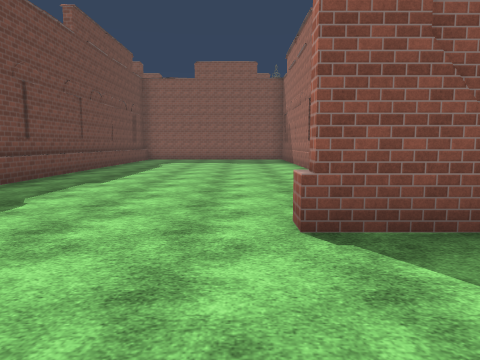
[1] (above)

24 first-person views from a walk through a Unity game level. The camera is 1.5 m above the floor, tilts 6° down and sees 70° across. The floor is counted in squares, 2 m on a side. Each view is taken from the middle of a square. On the plan, view 1 faces up. The plan holds only what a view shows up to about 11 squares ahead; the rest is blank. The place goes on beyond the plan. The player character is not drawn. Some animated figures are not drawn. Surface patterns are stand-ins for the level's own textures.

[2]
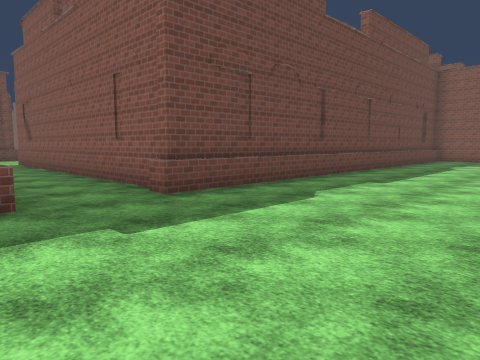

[3]
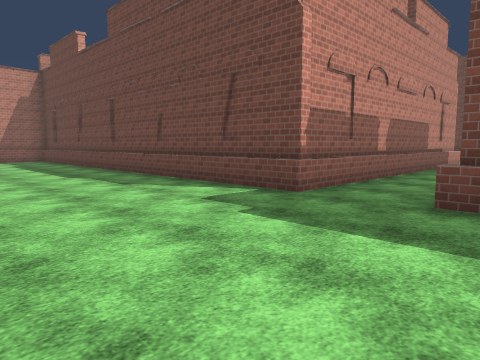

[4]
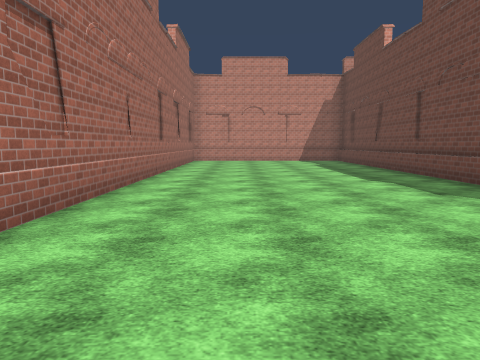

[5]
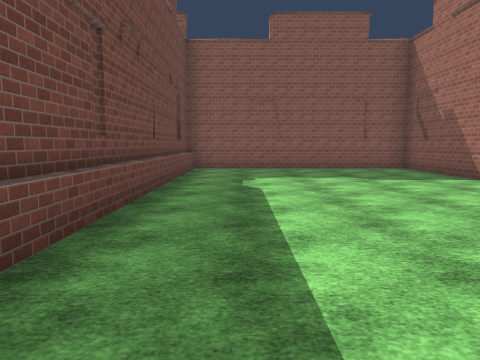

[6]
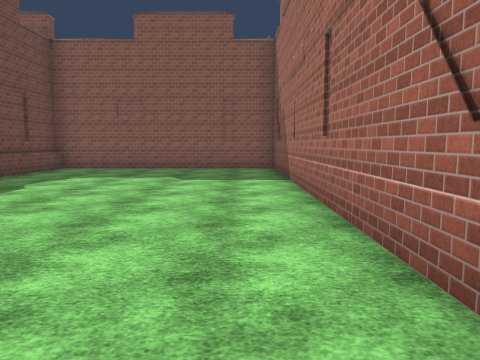

[7]
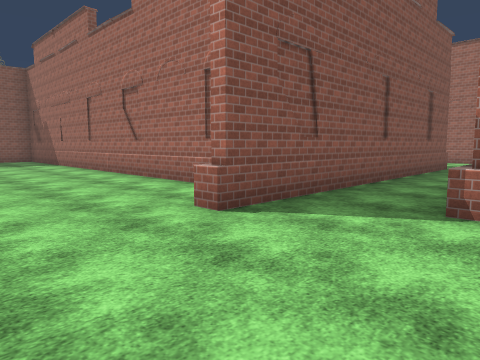

[8]
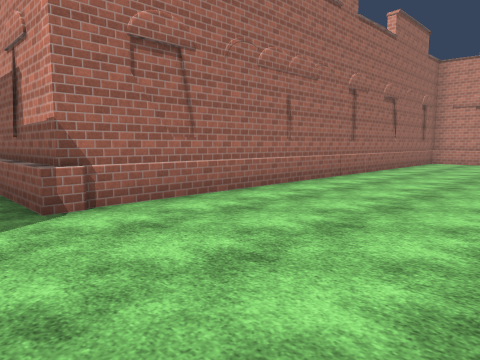

[9]
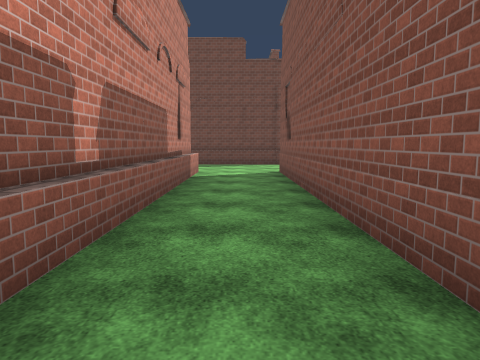

[10]
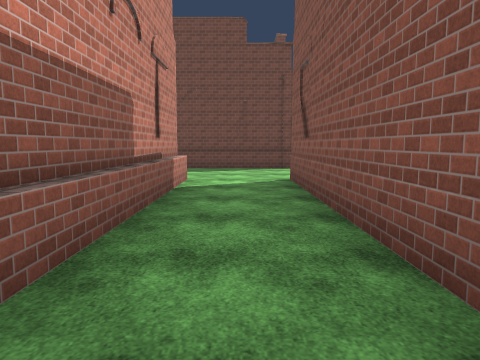

[11]
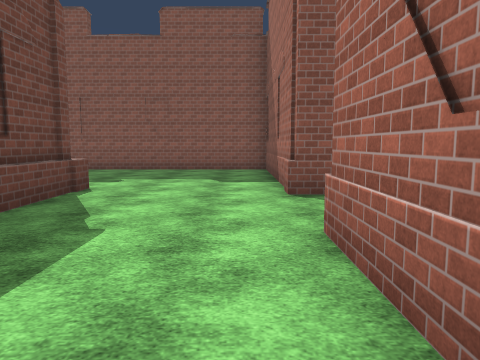

[12]
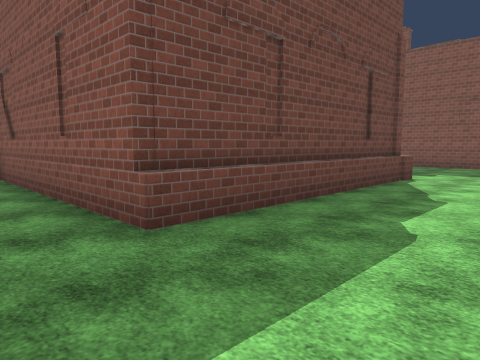

[13]
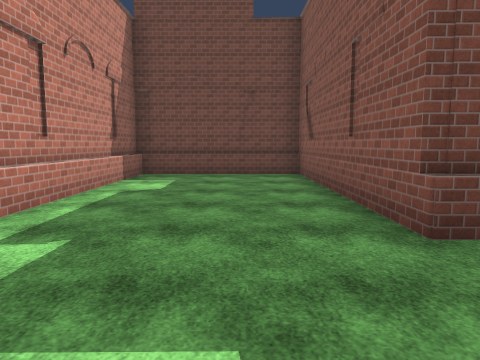

[14]
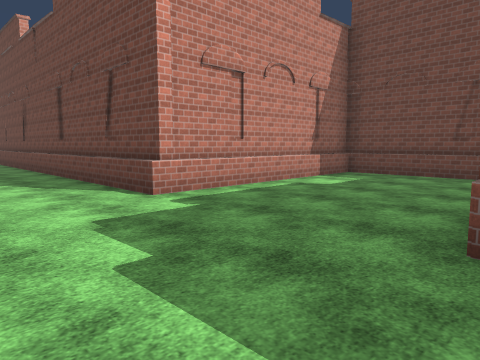

[15]
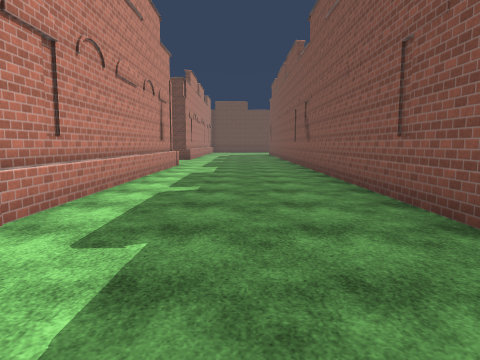

[16]
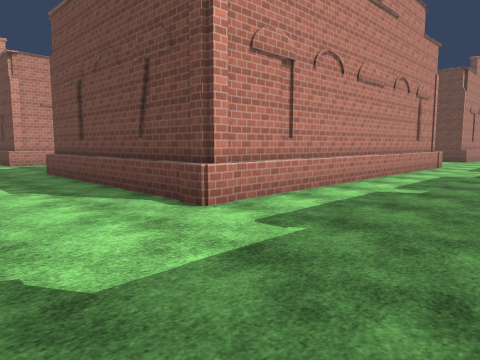

[17]
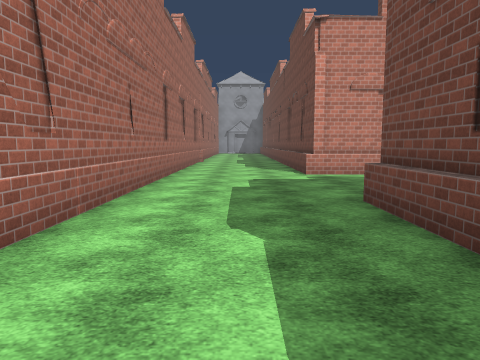

[18]
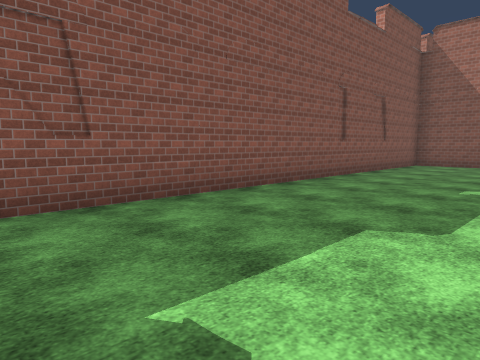

[19]
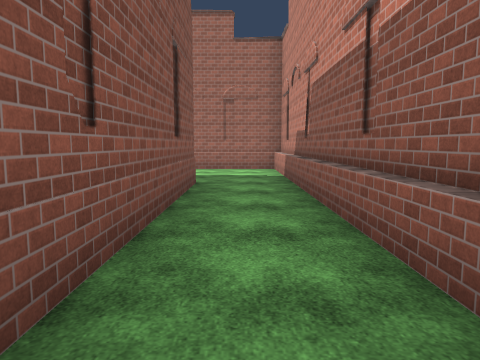

[20]
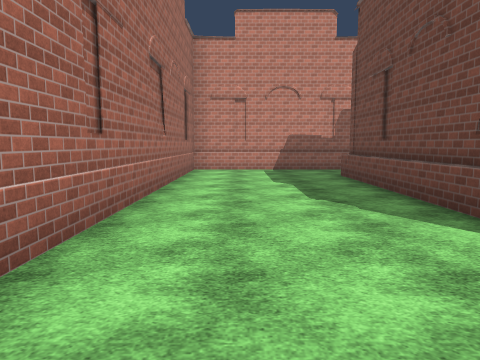

[21]
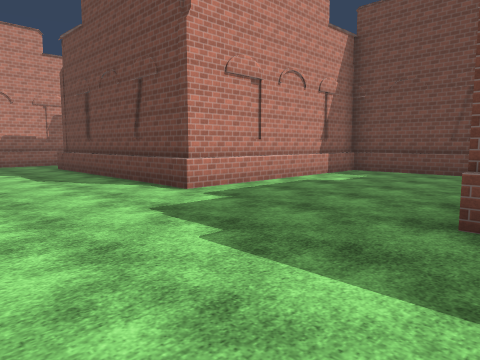

[22]
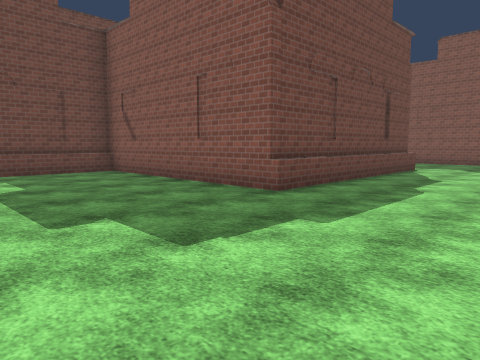

[23]
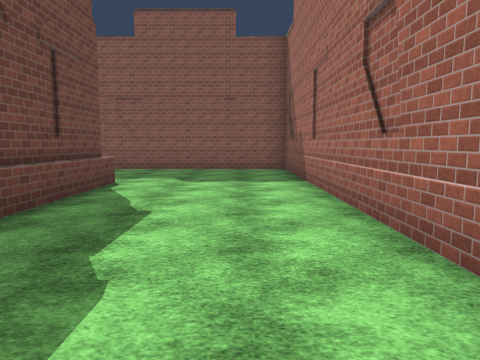

[24]
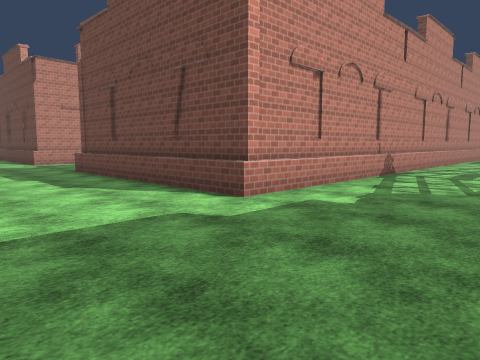

### Floor plan
Points are (right, up) in squares from view 1. A wall is a line through its corners. A room is listed if a view was taken in it or the views show most of it. See-through windows are left out.
Room 1 (views 1, 2, 3, 4, 5, 6, 7, 8, 9, 10)
walls: (-4.4, 2.9) (-4.9, 2.9); (-4.9, 3.1) (-14.3, 3.1); (-4.6, 0.9) (-4.6, -8); (1.5, 2.9) (0.5, 2.9) (0.5, 3.4); (2, 4.8) (2, 16.5) (-4.4, 16.5); (-14.3, 0.9) (-4.4, 0.9); (-14.3, 0.7) (-5, 0.7); (2, -9.5) (2, 0.9); (-4.6, 16.5) (-4.6, 2.9)
low walls: (-4.4, 0.9) (-4.4, -8.1); (-4.4, 16.5) (-4.4, 2.9)
ways out: opening at (-14, 2) to room 2; opening at (1, 2) to room 3
Room 2 (views 11, 12, 13, 14, 15, 16, 17, 18)
walls: (-14.3, 3.1) (-14.3, 8.1) (-26.4, 8.1); (-17.6, -2.5) (-23.6, -2.5); (-17.8, -6.4) (-17.8, -9.5); (-23.8, -2.5) (-23.8, -6.4); (-23.6, -6.6) (-17.8, -6.6); (-14.3, -9) (-14.3, 0.7); (-27.2, 3.6) (-17.8, 3.6) (-17.8, -2.5)
low walls: (-23.6, -2.5) (-23.6, -6.4) (-17.6, -6.4) (-17.6, -9.5); (-27.4, 3.8) (-17.6, 3.8) (-17.6, -2.5)
ways out: opening at (-14, 2) to room 1
Room 3 (views 19, 20, 21, 22, 23, 24)
walls: (0.9, 19.4) (9.4, 19.4) (9.4, 13.2); (9.6, 13.3) (3.5, 13.3) (3.5, 9.1) (9.6, 9.1); (9.4, 9.1) (9.4, 2.9); (13.4, 14.9) (13.4, 23.3) (7.9, 23.3); (2, 0.9) (13.4, 0.9) (13.4, 9.1); (9.6, 2.9) (1.5, 2.9)
low walls: (0.8, 19.6) (9.6, 19.6) (9.6, 13.3); (3.7, 13.3) (3.7, 9.1); (3.5, 9.3) (9.6, 9.3); (9.6, 9.1) (9.6, 2.9)
ways out: opening at (1, 2) to room 1

Positions as (right, up) in squares from view 1, and headings:
1: (0, 0), facing up
2: (0, 0), facing up-left
3: (0, 4), facing down-left
4: (0, 3), facing down
5: (-3, 6), facing up
6: (1, 6), facing up
7: (-2, 0), facing up-right
8: (-2, 2), facing down-right
9: (-5, 2), facing left
10: (-7, 2), facing left
11: (-15, -2), facing up
12: (-15, -4), facing up-left
13: (-15, -4), facing left
14: (-15, -2), facing down-left
15: (-15, 6), facing left
16: (-15, 7), facing down-left
17: (-16, 2), facing down
18: (-27, 4), facing up-right
19: (3, 2), facing right
20: (12, 11), facing down
21: (13, 14), facing down-left
22: (13, 9), facing up-left
23: (12, 13), facing up
24: (13, 23), facing down-left
